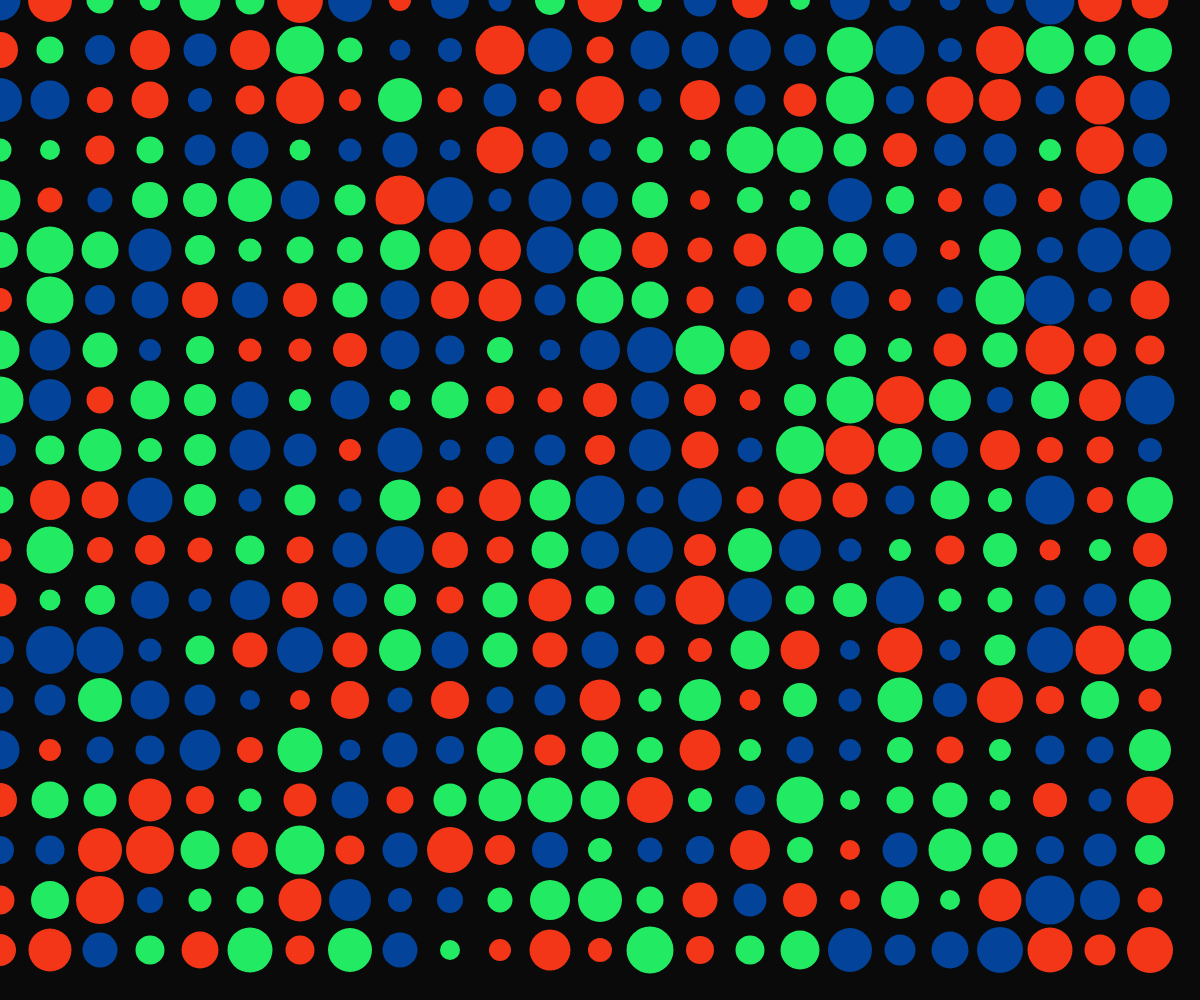
Frame 1 (no input)
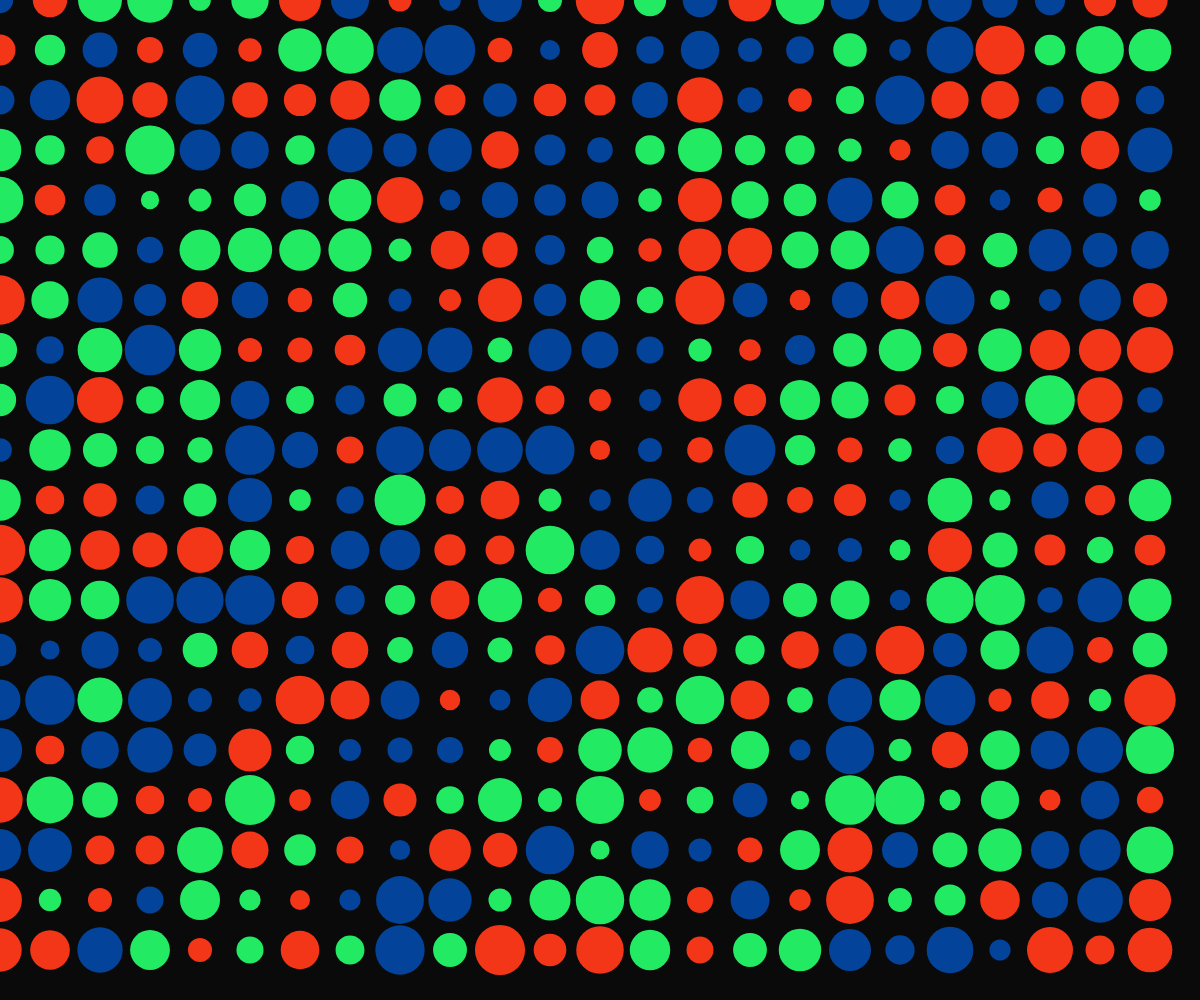
Frame 60 (no input)
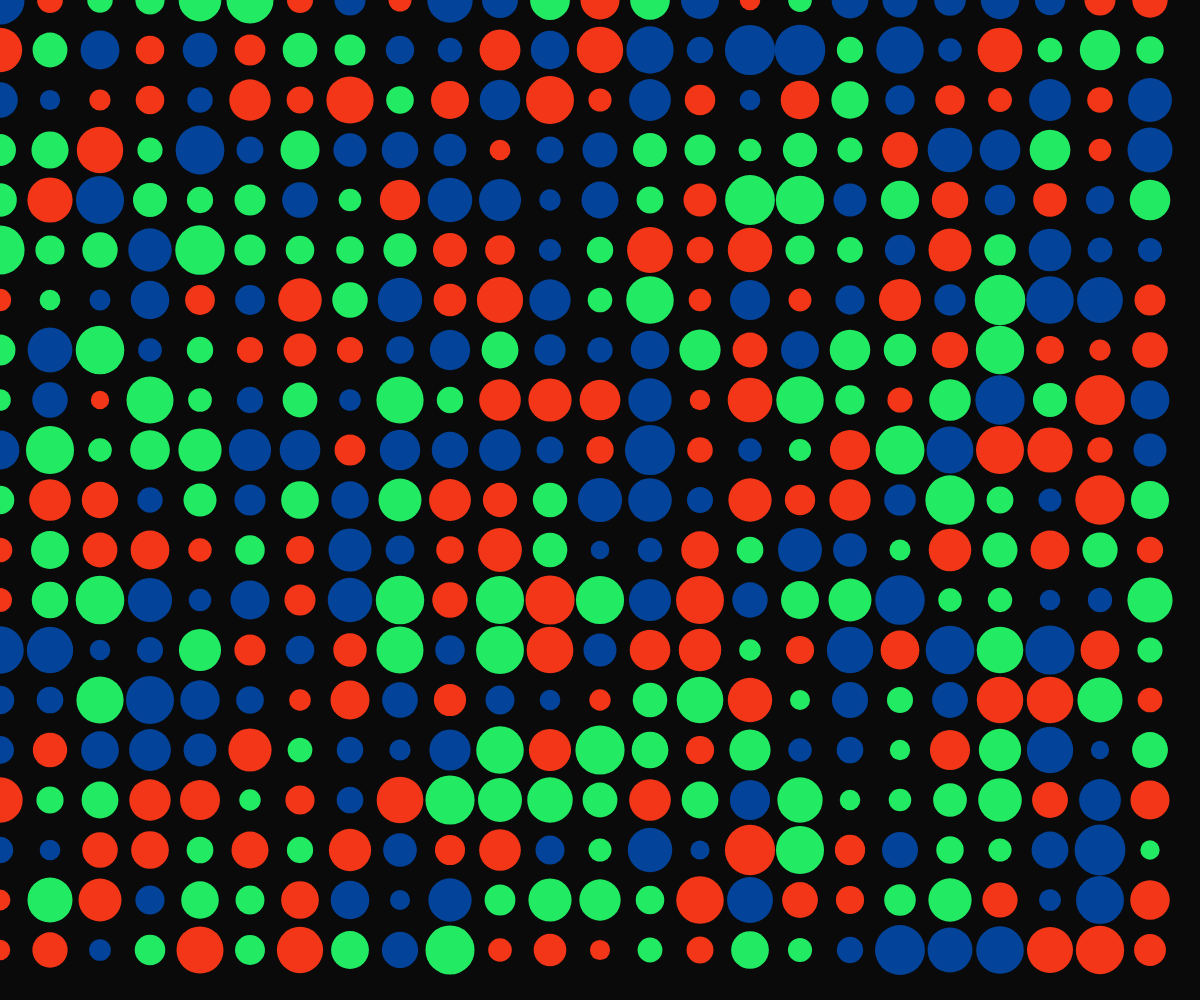
Frame 120 (the mouse pressed at the canvas centre since frame 60)

The p5.js sketch that drew these frames (run headless with seeded random() and noise() and a simulated clock; from frame 60 on, the mouse is pressed at the canvas centre):

// p5.js sketch
// ── sketch.js
var maxWidth = 50, minWidth = 20;
var circles = [];
var acc = 0;

function setup() {
	createCanvas(windowWidth, windowHeight);
    for(var y = 0; y < height; y += maxWidth){
        for(var x = 0; x < width; x += maxWidth){
            circles = [...circles,
                {x, y, r: floor(random(minWidth, maxWidth, 1)), d: random([1, -1]), acc: random(0.5, 2),
                    color: random([color(243, 54, 23), color(3, 67, 154), color(34, 234, 98)])
                }]
            setTimeout(() => {}, 5);
        }
    }
}

function draw() {
    background(10);
    noStroke();
    for(var i = 0; i < circles.length; i++){
        fill(circles[i].color);
        ellipse(circles[i].x, circles[i].y, circles[i].r)
        if(circles[i].r >= maxWidth){
            circles[i].d = -1;
        }
        if(circles[i].r <= minWidth){
            circles[i].d = 1;
        }
        circles[i].r += circles[i].acc * circles[i].d;
    }
}
